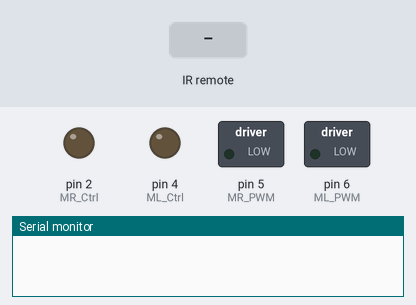
The sketch below on a simulated Arduino Uno, built with avr-gcc and run on an emulated ATmega328P. Parts: switched loads named in the sketch (green lamp = pin HIGH), output pins drawn as LEDs (lit = HIGH), the last lines printed to the serial monitor. Inputs (shaded band) come from the test bench.

Above: at 1.2 s.
1.3 s: infrared code 0xFF629D received
At 2.5 s:
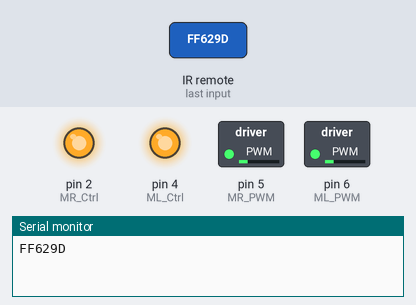
2.8 s: infrared code 0xFFA857 received
At 3.7 s:
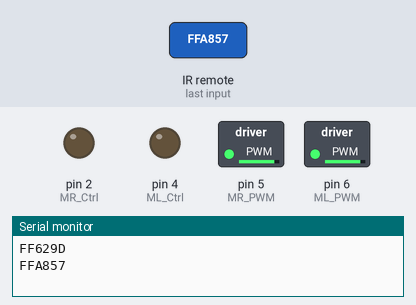
4.3 s: infrared code 0xFF22DD received
At 4.9 s:
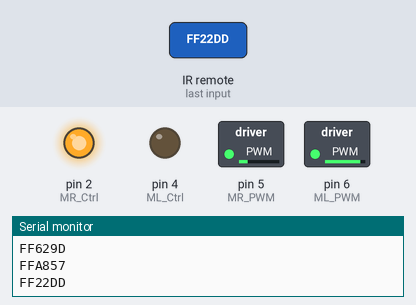
5.8 s: infrared code 0xFFC23D received
At 7.2 s:
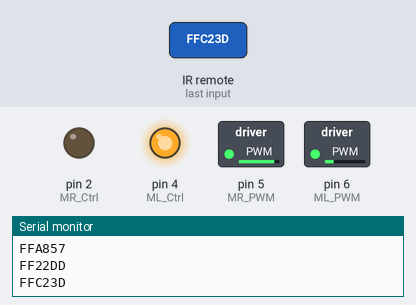
Timing chart, 0 to 8.3 s (numbered marks = the images above; inputs shaded):
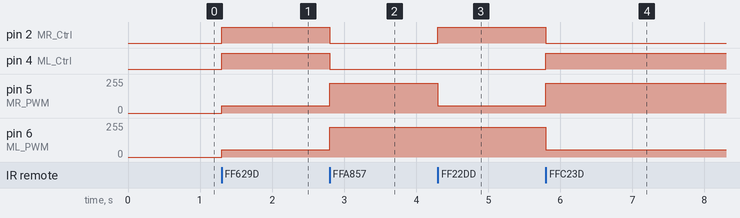

Measured:
- after the input at 1.3 s, pin 2 (MR_Ctrl), pin 4 (ML_Ctrl): LOW → HIGH at once; pin 5 (MR_PWM), pin 6 (ML_PWM): 0/255 → 55/255 at once
- after the input at 2.8 s, pin 2 (MR_Ctrl), pin 4 (ML_Ctrl): HIGH → LOW at once; pin 5 (MR_PWM), pin 6 (ML_PWM): 55/255 → 225/255 at once
- after the input at 4.3 s, pin 2 (MR_Ctrl): LOW → HIGH at once; pin 5 (MR_PWM): 225/255 → 55/255 at once
- after the input at 5.8 s, pin 2 (MR_Ctrl): HIGH → LOW at once; pin 4 (ML_Ctrl): LOW → HIGH at once; pin 5 (MR_PWM): 55/255 → 225/255 at once; pin 6 (ML_PWM): 225/255 → 55/255 at once

The sketch:

motor.ino
```cpp
#include <IRremote.h>

#define ML_Ctrl 4
#define ML_PWM 6
#define MR_Ctrl 2
#define MR_PWM 5

int RECV_PIN = 3;

int LED = 9;
bool flag = 0;

IRrecv irrecv(RECV_PIN);
decode_results results;

byte speeds_L = 200; //the initial speed of the left motor is 200
byte speeds_R = 200; //the initial speed of the right motor is 200


void setup() {
  irrecv.enableIRIn(); //Habilitar recibidor
  Serial.begin(9600);
  //pinMode(LED, OUTPUT);

  pinMode(ML_Ctrl, OUTPUT); //Control direccion motor izquierdo
  pinMode(ML_PWM, OUTPUT); //PWM control izquierdo
  pinMode(MR_Ctrl, OUTPUT);//Control direccion motor derecho
  pinMode(MR_PWM, OUTPUT); //PWM control derecho
}

void loop() {
    if (irrecv.decode(&results)) { //decodificado correctamente
      if (results.value == 0xFF02FD & flag == 0) {  //Si se pulsa OK y esta apagado
        //digitalWrite(LED, HIGH);
        flag = 1;
      } else if (results.value == 0xFF02FD & flag == 1) {
          //digitalWrite(LED, LOW);
        flag = 0;
      }


      if (results.value == 0xFF629D) {  //Arriba
        //front
        digitalWrite(ML_Ctrl, HIGH); //Set direction control speed of the left motor to HIGH
        analogWrite(ML_PWM, 55); //PWM control speed of the left motor is 200
        digitalWrite(MR_Ctrl, HIGH); //Set direction control speed of the right motor to HIGH
        analogWrite(MR_PWM, 55); //PWM control speed of the right motor is 200

      }

      if (results.value == 0xFFA857) {  //Abajo
        digitalWrite(ML_Ctrl, LOW); //Set direction control speed of the left motor to LOW
        analogWrite(ML_PWM, 225); //PWM control speed of the left motor is 200
        digitalWrite(MR_Ctrl, LOW); //Set direction control speed of the right motor to LOW
        analogWrite(MR_PWM, 225); //PWM control speed of the right motor is 200
      }


      if (results.value == 0xFF22DD) {  //Izquierda
        digitalWrite(ML_Ctrl, LOW); //Set direction control speed of the left motor to LOW
        analogWrite(ML_PWM, 225); //PWM control speed of the left motor is 200
        digitalWrite(MR_Ctrl, HIGH); //Set direction control speed of the right motor to HIGH
        analogWrite(MR_PWM, 55); //PWM control speed of the right motor is 200
      }


      if (results.value == 0xFFC23D) {  //Derecha
        digitalWrite(ML_Ctrl, HIGH); //Set direction control speed of the left motor to HIGH
        analogWrite(ML_PWM, 55); //PWM control speed of the left motor is 200
        digitalWrite(MR_Ctrl, LOW); //Set direction control speed of the right motor to LOW
        analogWrite(MR_PWM, 225); //PWM control speed of the right motor is 200
      }

      if (results.value == 0xFF6897) {  //Si se pulsa OK y esta apagado
        digitalWrite(MR_Ctrl, LOW);
        analogWrite(MR_PWM, 0);
        digitalWrite(ML_Ctrl, LOW);
        analogWrite(ML_PWM, 0);
      }

      //delay(2000);


      Serial.println(results.value, HEX); //Coger valor en hexadecimal y escribir codigo
      irrecv.resume(); //Recibir siguiente
  }

}
```
